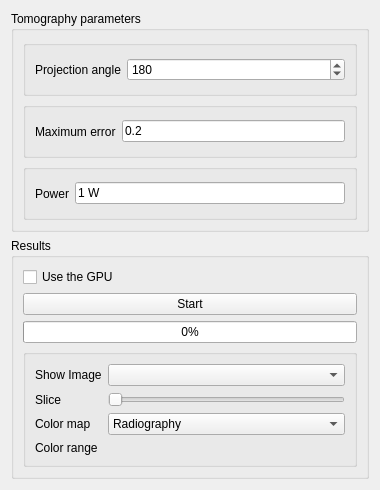
<?xml version="1.0" encoding="UTF-8"?>
<ui version="4.0">
 <class>TaskPanel</class>
 <widget class="QWidget" name="TaskPanel">
  <property name="geometry">
   <rect>
    <x>0</x>
    <y>0</y>
    <width>380</width>
    <height>490</height>
   </rect>
  </property>
  <property name="sizePolicy">
   <sizepolicy hsizetype="Preferred" vsizetype="Expanding">
    <horstretch>0</horstretch>
    <verstretch>0</verstretch>
   </sizepolicy>
  </property>
  <property name="minimumSize">
   <size>
    <width>250</width>
    <height>490</height>
   </size>
  </property>
  <property name="windowTitle">
   <string>Add object</string>
  </property>
  <layout class="QGridLayout" name="gridLayout_3">
   <item row="0" column="0">
    <widget class="QGroupBox" name="props_group">
     <property name="toolTip">
      <string>The tomography properties. The larger the number of projections, the larger the computation time. Along the same line, the lower the error the longer computations.</string>
     </property>
     <property name="title">
      <string>Tomography parameters</string>
     </property>
     <layout class="QGridLayout" name="gridLayout_2">
      <item row="0" column="0">
       <widget class="QGroupBox" name="angle_group">
        <property name="toolTip">
         <string>The number of angluar projections. More projections result in better quality images. However, each angular projection requires a full radiography, increasing the required time to compute the full tomography</string>
        </property>
        <property name="flat">
         <bool>true</bool>
        </property>
        <layout class="QHBoxLayout" name="dens_group_kk">
         <item>
          <widget class="QLabel" name="angles_label">
           <property name="text">
            <string>Projection angle</string>
           </property>
          </widget>
         </item>
         <item>
          <widget class="QSpinBox" name="angles">
           <property name="sizePolicy">
            <sizepolicy hsizetype="Expanding" vsizetype="Fixed">
             <horstretch>0</horstretch>
             <verstretch>0</verstretch>
            </sizepolicy>
           </property>
           <property name="minimum">
            <number>2</number>
           </property>
           <property name="maximum">
            <number>720</number>
           </property>
           <property name="singleStep">
            <number>1</number>
           </property>
           <property name="value">
            <number>180</number>
           </property>
          </widget>
         </item>
        </layout>
       </widget>
      </item>
      <item row="1" column="0">
       <widget class="QGroupBox" name="halt_group">
        <property name="toolTip">
         <string>The maximum admisible error. The smaller this value the longer will it take to finish</string>
        </property>
        <property name="flat">
         <bool>true</bool>
        </property>
        <layout class="QHBoxLayout" name="horizontalLayout_2">
         <item>
          <widget class="QLabel" name="max_error_label">
           <property name="text">
            <string>Maximum error</string>
           </property>
          </widget>
         </item>
         <item>
          <widget class="QLineEdit" name="max_error">
           <property name="text">
            <string notr="true">0.2</string>
           </property>
           <property name="unit" stdset="0">
            <string notr="true"/>
           </property>
           <property name="quantity" stdset="0">
            <double>0.050000000000000</double>
           </property>
          </widget>
         </item>
        </layout>
       </widget>
      </item>
      <item row="2" column="0">
       <widget class="QGroupBox" name="emitter_group">
        <property name="flat">
         <bool>true</bool>
        </property>
        <layout class="QHBoxLayout" name="emitter_group_layout">
         <item>
          <widget class="QLabel" name="power_label">
           <property name="text">
            <string>Power</string>
           </property>
          </widget>
         </item>
         <item>
          <widget class="Gui::InputField" name="power">
           <property name="text">
            <string notr="true">1 W</string>
           </property>
           <property name="unit" stdset="0">
            <string notr="true">W</string>
           </property>
           <property name="quantity" stdset="0">
            <double>1.000000000000000</double>
           </property>
          </widget>
         </item>
        </layout>
       </widget>
      </item>
     </layout>
    </widget>
   </item>
   <item row="1" column="0">
    <widget class="QGroupBox" name="results_group">
     <property name="title">
      <string>Results</string>
     </property>
     <layout class="QGridLayout" name="gridLayout">
      <item row="2" column="0">
       <widget class="QProgressBar" name="pbar">
        <property name="value">
         <number>0</number>
        </property>
       </widget>
      </item>
      <item row="3" column="0">
       <widget class="QGroupBox" name="image_group">
        <property name="flat">
         <bool>true</bool>
        </property>
        <layout class="QGridLayout" name="gridLayout_4">
         <item row="4" column="1">
          <widget class="QComboBox" name="cmap">
           <item>
            <property name="text">
             <string>Radiography</string>
            </property>
           </item>
           <item>
            <property name="text">
             <string>Radiography negative</string>
            </property>
           </item>
           <item>
            <property name="text">
             <string>Airport</string>
            </property>
           </item>
          </widget>
         </item>
         <item row="2" column="1">
          <widget class="QComboBox" name="image">
           <property name="sizePolicy">
            <sizepolicy hsizetype="Expanding" vsizetype="Fixed">
             <horstretch>0</horstretch>
             <verstretch>0</verstretch>
            </sizepolicy>
           </property>
          </widget>
         </item>
         <item row="2" column="0">
          <widget class="QLabel" name="image_label">
           <property name="text">
            <string>Show Image</string>
           </property>
          </widget>
         </item>
         <item row="4" column="0">
          <widget class="QLabel" name="cmap_label">
           <property name="text">
            <string>Color map</string>
           </property>
          </widget>
         </item>
         <item row="5" column="0">
          <widget class="QLabel" name="crange_label">
           <property name="text">
            <string>Color range</string>
           </property>
          </widget>
         </item>
         <item row="3" column="0">
          <widget class="QLabel" name="slice_label">
           <property name="text">
            <string>Slice</string>
           </property>
          </widget>
         </item>
         <item row="3" column="1">
          <widget class="QSlider" name="slice">
           <property name="pageStep">
            <number>3</number>
           </property>
           <property name="orientation">
            <enum>Qt::Horizontal</enum>
           </property>
          </widget>
         </item>
        </layout>
       </widget>
      </item>
      <item row="1" column="0">
       <widget class="QPushButton" name="run">
        <property name="text">
         <string>Start</string>
        </property>
       </widget>
      </item>
      <item row="0" column="0">
       <widget class="QCheckBox" name="use_gpu">
        <property name="toolTip">
         <string>Use the GPU. In general the GPU may do the job significantly faster. Ensure you have OpenCL  and a valid GPU before enabling this option</string>
        </property>
        <property name="text">
         <string>Use the GPU</string>
        </property>
       </widget>
      </item>
     </layout>
    </widget>
   </item>
  </layout>
 </widget>
 <customwidgets>
  <customwidget>
   <class>Gui::InputField</class>
   <extends>QLineEdit</extends>
   <header>Gui/InputField.h</header>
  </customwidget>
 </customwidgets>
 <resources/>
 <connections/>
</ui>
